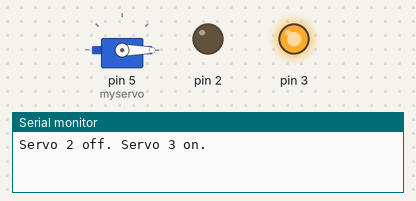
Bench run of a sketch on a simulated Arduino Uno, built with avr-gcc and run on an emulated ATmega328P. On the bench: servo, output pins drawn as LEDs (lit = HIGH), the last lines printed to the serial monitor.

Above: at 0.05 s.
At 1.45 s:
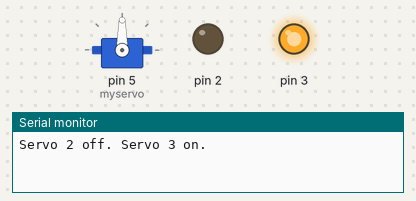
At 2.95 s:
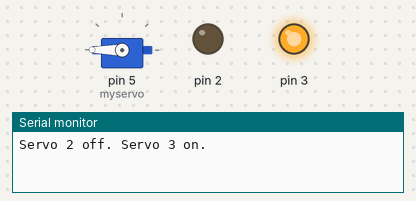
At 9.05 s:
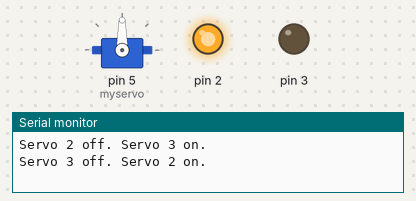
At 10.95 s:
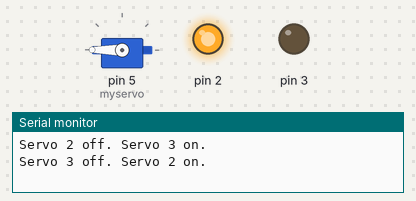
At 15.95 s:
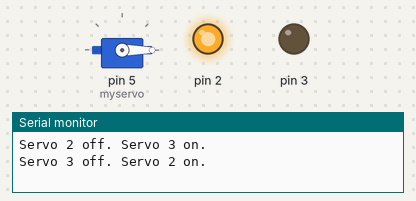
Timing chart, 0 to 20.8 s (numbered marks = the images above):
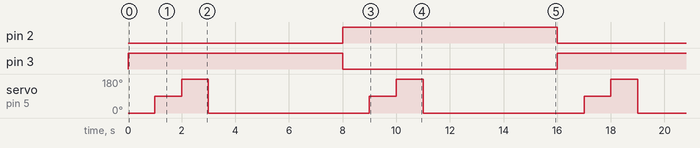

The sketch:

mosfetServo.ino
```cpp
#include <Servo.h>

Servo myservo;

void setup()
{
  pinMode(2, OUTPUT);
  pinMode(3, OUTPUT);
  myservo.attach(5);
  Serial.begin(9600);
}


void loop()
{
  Serial.println("Servo 2 off. Servo 3 on.");
  digitalWrite(2, LOW);
  digitalWrite(3, HIGH);

  myservo.write(0);
  delay(1000);
  myservo.write(90);
  delay(1000);
  myservo.write(180);
  delay(1000);
  myservo.write(0);
  delay(5000);

    Serial.println("Servo 3 off. Servo 2 on.");
  digitalWrite(3, LOW);
  digitalWrite(2, HIGH);


  myservo.write(0);
  delay(1000);
  myservo.write(90);
  delay(1000);
  myservo.write(180);
  delay(1000);
  myservo.write(0);
  delay(5000);
}
```

Measured:
- by itself, pin 2, pin 3: alternates HIGH for 8.0 s and LOW for 8.0 s
- by itself, servo on pin 5 (myservo): repeats every 8.0 s: 180° 1.0 s, 0° 6.0 s, 90° 1.0 s
